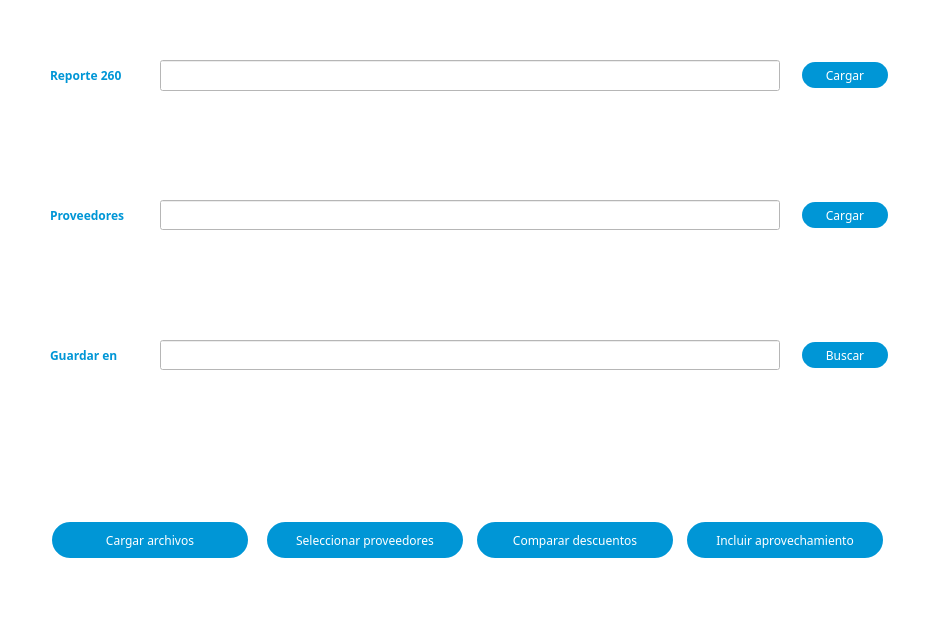
<?xml version="1.0" encoding="UTF-8"?>
<ui version="4.0">
 <class>Dialog</class>
 <widget class="QDialog" name="Dialog">
  <property name="geometry">
   <rect>
    <x>0</x>
    <y>0</y>
    <width>948</width>
    <height>618</height>
   </rect>
  </property>
  <property name="windowTitle">
   <string>Reportes Emes</string>
  </property>
  <property name="styleSheet">
   <string notr="true">background-color: rgb(255, 255, 255);
background-color: rgb(255, 255, 255);

</string>
  </property>
  <widget class="QLineEdit" name="advanceFile">
   <property name="geometry">
    <rect>
     <x>160</x>
     <y>60</y>
     <width>620</width>
     <height>31</height>
    </rect>
   </property>
   <property name="styleSheet">
    <string notr="true"/>
   </property>
  </widget>
  <widget class="QLineEdit" name="suppliersFile">
   <property name="geometry">
    <rect>
     <x>160</x>
     <y>200</y>
     <width>620</width>
     <height>30</height>
    </rect>
   </property>
  </widget>
  <widget class="QLineEdit" name="toFile">
   <property name="geometry">
    <rect>
     <x>160</x>
     <y>340</y>
     <width>620</width>
     <height>30</height>
    </rect>
   </property>
  </widget>
  <widget class="QPushButton" name="advancePath">
   <property name="geometry">
    <rect>
     <x>800</x>
     <y>60</y>
     <width>90</width>
     <height>30</height>
    </rect>
   </property>
   <property name="font">
    <font>
     <family>Sans Serif Collection</family>
    </font>
   </property>
   <property name="contextMenuPolicy">
    <enum>Qt::DefaultContextMenu</enum>
   </property>
   <property name="styleSheet">
    <string notr="true">QPushButton {
	background-color: rgb(0, 150, 214);
	color: rgb(255, 255, 255);
	border-style: solid;
	border-width:2px;
	border-radius:15px;
}
QPushButton:hover {
	background-color: rgb(141, 206, 233);
}
</string>
   </property>
   <property name="text">
    <string>Cargar</string>
   </property>
  </widget>
  <widget class="QLabel" name="label">
   <property name="geometry">
    <rect>
     <x>50</x>
     <y>60</y>
     <width>101</width>
     <height>31</height>
    </rect>
   </property>
   <property name="font">
    <font>
     <family>Sans Serif Collection</family>
     <pointsize>9</pointsize>
    </font>
   </property>
   <property name="styleSheet">
    <string notr="true">background-color: rgba(255, 255, 255, 0);
color: rgb(0, 150, 214);
</string>
   </property>
   <property name="text">
    <string>&lt;html&gt;&lt;head/&gt;&lt;body&gt;&lt;p&gt;&lt;span style=&quot; font-weight:500;&quot;&gt;Reporte 260&lt;/span&gt;&lt;/p&gt;&lt;/body&gt;&lt;/html&gt;</string>
   </property>
  </widget>
  <widget class="QLabel" name="label_2">
   <property name="geometry">
    <rect>
     <x>50</x>
     <y>200</y>
     <width>111</width>
     <height>31</height>
    </rect>
   </property>
   <property name="font">
    <font>
     <family>Sans Serif Collection</family>
     <pointsize>9</pointsize>
    </font>
   </property>
   <property name="styleSheet">
    <string notr="true">background-color: rgba(255, 255, 255, 0);
color: rgb(0, 150, 214);
</string>
   </property>
   <property name="text">
    <string>&lt;html&gt;&lt;head/&gt;&lt;body&gt;&lt;p&gt;&lt;span style=&quot; font-weight:500;&quot;&gt;Proveedores&lt;/span&gt;&lt;/p&gt;&lt;/body&gt;&lt;/html&gt;</string>
   </property>
  </widget>
  <widget class="QLabel" name="label_3">
   <property name="geometry">
    <rect>
     <x>50</x>
     <y>340</y>
     <width>101</width>
     <height>31</height>
    </rect>
   </property>
   <property name="font">
    <font>
     <family>Sans Serif Collection</family>
     <pointsize>9</pointsize>
    </font>
   </property>
   <property name="styleSheet">
    <string notr="true">background-color: rgba(255, 255, 255, 0);
color: rgb(0, 150, 214);
</string>
   </property>
   <property name="text">
    <string>&lt;html&gt;&lt;head/&gt;&lt;body&gt;&lt;p&gt;&lt;span style=&quot; font-weight:500;&quot;&gt;Guardar en&lt;/span&gt;&lt;/p&gt;&lt;/body&gt;&lt;/html&gt;</string>
   </property>
  </widget>
  <widget class="QPushButton" name="uploadButton">
   <property name="geometry">
    <rect>
     <x>50</x>
     <y>520</y>
     <width>200</width>
     <height>40</height>
    </rect>
   </property>
   <property name="font">
    <font>
     <family>Sans Serif Collection</family>
     <pointsize>9</pointsize>
    </font>
   </property>
   <property name="focusPolicy">
    <enum>Qt::ClickFocus</enum>
   </property>
   <property name="styleSheet">
    <string notr="true">QPushButton {
	background-color: rgb(0, 150, 214);
	color: rgb(255, 255, 255);
	border-style: solid;
	border-width:2px;
	border-radius:20px;
}
QPushButton:hover {
	background-color: rgb(141, 206, 233);
}

</string>
   </property>
   <property name="text">
    <string>Cargar archivos</string>
   </property>
   <property name="checkable">
    <bool>false</bool>
   </property>
   <property name="checked">
    <bool>false</bool>
   </property>
  </widget>
  <widget class="QPushButton" name="runButton">
   <property name="geometry">
    <rect>
     <x>475</x>
     <y>520</y>
     <width>200</width>
     <height>40</height>
    </rect>
   </property>
   <property name="font">
    <font>
     <family>Sans Serif Collection</family>
     <pointsize>9</pointsize>
    </font>
   </property>
   <property name="focusPolicy">
    <enum>Qt::ClickFocus</enum>
   </property>
   <property name="styleSheet">
    <string notr="true">QPushButton {
	background-color: rgb(0, 150, 214);
	color: rgb(255, 255, 255);
	border-style: solid;
	border-width:2px;
	border-radius:20px;
}
QPushButton:hover {
	background-color: rgb(141, 206, 233);
}</string>
   </property>
   <property name="text">
    <string>Comparar descuentos</string>
   </property>
  </widget>
  <widget class="QPushButton" name="useButton">
   <property name="geometry">
    <rect>
     <x>685</x>
     <y>520</y>
     <width>200</width>
     <height>40</height>
    </rect>
   </property>
   <property name="font">
    <font>
     <family>Sans Serif Collection</family>
     <pointsize>9</pointsize>
    </font>
   </property>
   <property name="mouseTracking">
    <bool>false</bool>
   </property>
   <property name="focusPolicy">
    <enum>Qt::ClickFocus</enum>
   </property>
   <property name="styleSheet">
    <string notr="true">QPushButton {
	background-color: rgb(0, 150, 214);
	color: rgb(255, 255, 255);
	border-style: solid;
	border-width:2px;
	border-radius:20px;
}
QPushButton:hover {
	background-color: rgb(141, 206, 233);
}</string>
   </property>
   <property name="text">
    <string>Incluir aprovechamiento</string>
   </property>
  </widget>
  <widget class="QPushButton" name="suppliersPath">
   <property name="geometry">
    <rect>
     <x>800</x>
     <y>200</y>
     <width>90</width>
     <height>30</height>
    </rect>
   </property>
   <property name="font">
    <font>
     <family>Sans Serif Collection</family>
    </font>
   </property>
   <property name="styleSheet">
    <string notr="true">QPushButton {
	background-color: rgb(0, 150, 214);
	color: rgb(255, 255, 255);
	border-style: solid;
	border-width:2px;
	border-radius:15px;
}
QPushButton:hover {
	background-color: rgb(141, 206, 233);
}</string>
   </property>
   <property name="text">
    <string>Cargar</string>
   </property>
  </widget>
  <widget class="QPushButton" name="toPath">
   <property name="geometry">
    <rect>
     <x>800</x>
     <y>340</y>
     <width>90</width>
     <height>30</height>
    </rect>
   </property>
   <property name="font">
    <font>
     <family>Sans Serif Collection</family>
    </font>
   </property>
   <property name="styleSheet">
    <string notr="true">QPushButton {
	background-color: rgb(0, 150, 214);
	color: rgb(255, 255, 255);
	border-style: solid;
	border-width:2px;
	border-radius:15px;
}
QPushButton:hover {
	background-color: rgb(141, 206, 233);
}</string>
   </property>
   <property name="text">
    <string>Buscar</string>
   </property>
  </widget>
  <widget class="QLabel" name="label_5">
   <property name="geometry">
    <rect>
     <x>0</x>
     <y>0</y>
     <width>951</width>
     <height>611</height>
    </rect>
   </property>
   <property name="focusPolicy">
    <enum>Qt::NoFocus</enum>
   </property>
   <property name="styleSheet">
    <string notr="true">background-color: rgb(255, 255, 255);
background-color: rgba(255, 255, 255,255);
border-image: url(:/cct/logo_emes.png);</string>
   </property>
   <property name="text">
    <string/>
   </property>
  </widget>
  <widget class="QPushButton" name="chooseSuppliersButton">
   <property name="geometry">
    <rect>
     <x>265</x>
     <y>520</y>
     <width>200</width>
     <height>40</height>
    </rect>
   </property>
   <property name="font">
    <font>
     <family>Sans Serif Collection</family>
     <pointsize>9</pointsize>
    </font>
   </property>
   <property name="focusPolicy">
    <enum>Qt::ClickFocus</enum>
   </property>
   <property name="styleSheet">
    <string notr="true">QPushButton {
	background-color: rgb(0, 150, 214);
	color: rgb(255, 255, 255);
	border-style: solid;
	border-width:2px;
	border-radius:20px;
}
QPushButton:hover {
	background-color: rgb(141, 206, 233);
}</string>
   </property>
   <property name="text">
    <string>Seleccionar proveedores</string>
   </property>
  </widget>
  <zorder>label_5</zorder>
  <zorder>advanceFile</zorder>
  <zorder>suppliersFile</zorder>
  <zorder>toFile</zorder>
  <zorder>advancePath</zorder>
  <zorder>label</zorder>
  <zorder>label_2</zorder>
  <zorder>label_3</zorder>
  <zorder>uploadButton</zorder>
  <zorder>runButton</zorder>
  <zorder>useButton</zorder>
  <zorder>suppliersPath</zorder>
  <zorder>toPath</zorder>
  <zorder>chooseSuppliersButton</zorder>
 </widget>
 <resources>
  <include location="logo_emes.qrc"/>
 </resources>
 <connections/>
</ui>
